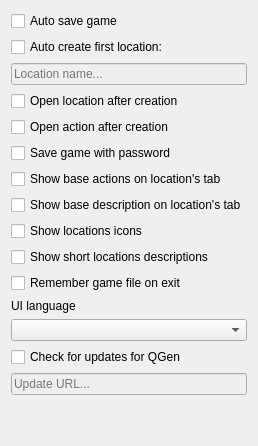
     <widget class="QWidget" name="_general">
      <property name="enabled">
       <bool>true</bool>
      </property>
      <attribute name="title">
       <string>General</string>
      </attribute>
      <layout class="QVBoxLayout" name="verticalLayout_3">
       <item>
        <widget class="QCheckBox" name="_chkAutoSave">
         <property name="text">
          <string>Auto save game</string>
         </property>
        </widget>
       </item>
       <item>
        <widget class="QCheckBox" name="_chkFirstLoc">
         <property name="text">
          <string>Auto create first location:</string>
         </property>
        </widget>
       </item>
       <item>
        <widget class="QLineEdit" name="_txtNameFirsLoc">
         <property name="enabled">
          <bool>false</bool>
         </property>
         <property name="placeholderText">
          <string>Location name...</string>
         </property>
        </widget>
       </item>
       <item>
        <widget class="QCheckBox" name="_chkOpeningLoc">
         <property name="text">
          <string>Open location after creation</string>
         </property>
        </widget>
       </item>
       <item>
        <widget class="QCheckBox" name="_chkOpeningAct">
         <property name="text">
          <string>Open action after creation</string>
         </property>
        </widget>
       </item>
       <item>
        <widget class="QCheckBox" name="_chkSaveGameWithPassword">
         <property name="text">
          <string>Save game with password</string>
         </property>
        </widget>
       </item>
       <item>
        <widget class="QCheckBox" name="_chkLocActsVisible">
         <property name="text">
          <string>Show base actions on location's tab</string>
         </property>
        </widget>
       </item>
       <item>
        <widget class="QCheckBox" name="_chkLocDescVisible">
         <property name="text">
          <string>Show base description on location's tab</string>
         </property>
        </widget>
       </item>
       <item>
        <widget class="QCheckBox" name="_chkOnLocActIcons">
         <property name="text">
          <string>Show locations icons</string>
         </property>
        </widget>
       </item>
       <item>
        <widget class="QCheckBox" name="_chkDescOfLoc">
         <property name="text">
          <string>Show short locations descriptions</string>
         </property>
        </widget>
       </item>
       <item>
        <widget class="QCheckBox" name="_chkOpenLastGame">
         <property name="text">
          <string>Remember game file on exit</string>
         </property>
        </widget>
       </item>
       <item>
        <widget class="QLabel" name="_stTextCmbLang">
         <property name="text">
          <string>UI language</string>
         </property>
         <property name="buddy">
          <cstring>_cmbLang</cstring>
         </property>
        </widget>
       </item>
       <item>
        <widget class="QComboBox" name="_cmbLang"/>
       </item>
       <item>
        <widget class="QCheckBox" name="_chkAutoUpdate">
         <property name="text">
          <string>Check for updates for QGen</string>
         </property>
        </widget>
       </item>
       <item>
        <widget class="QLineEdit" name="_txtUpdateUrl">
         <property name="enabled">
          <bool>false</bool>
         </property>
         <property name="placeholderText">
          <string>Update URL...</string>
         </property>
        </widget>
       </item>
       <item>
        <spacer name="verticalSpacer">
         <property name="orientation">
          <enum>Qt::Vertical</enum>
         </property>
         <property name="sizeHint" stdset="0">
          <size>
           <width>20</width>
           <height>40</height>
          </size>
         </property>
        </spacer>
       </item>
      </layout>
     </widget>
